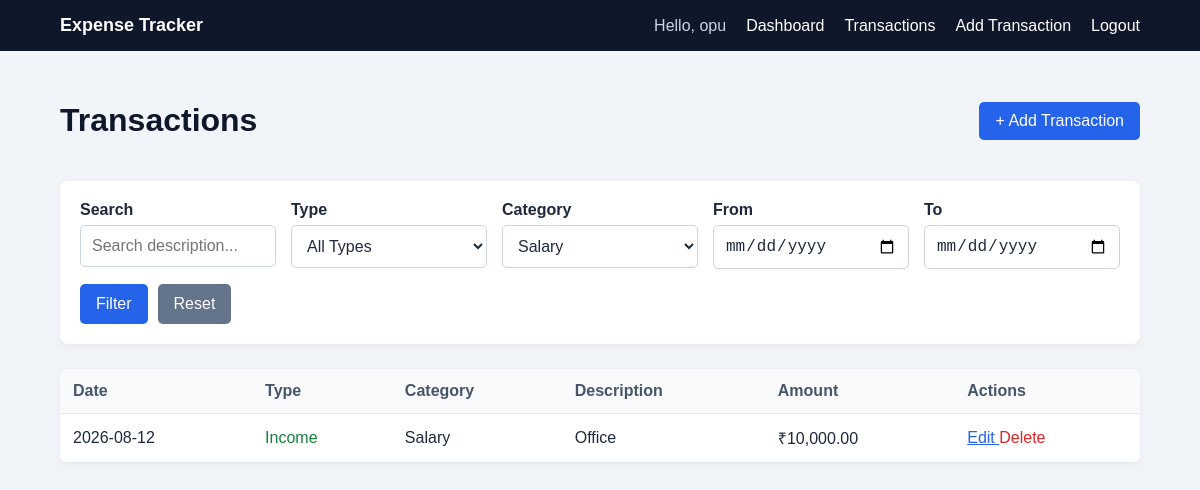
Page /transactions.php?category_id=1 (signed in) on the committed database.
### tables this page shows
CREATE TABLE `transactions` (
  `id` int(10) UNSIGNED NOT NULL,
  `user_id` int(10) UNSIGNED NOT NULL,
  `category_id` int(10) UNSIGNED NOT NULL,
  `type` enum('income','expense') NOT NULL,
  `amount` decimal(10,2) NOT NULL,
  `description` varchar(255) DEFAULT NULL,
  `transaction_date` date NOT NULL,
  `created_at` timestamp NOT NULL DEFAULT current_timestamp()
);

CREATE TABLE `categories` (
  `id` int(10) UNSIGNED NOT NULL,
  `name` varchar(50) NOT NULL
);

### transactions.php (the view, shortened to what this page needs)
<?php
require_once "config/db.php";
$search = trim($_GET["search"] ?? "");
$categoryId = (int) ($_GET["category_id"] ?? 0);
$fromDate = $_GET["from_date"] ?? "";
$toDate = $_GET["to_date"] ?? "";
$categoryStmt = $pdo->query(
    "SELECT id, name
     FROM categories
     ORDER BY name ASC"
);
$categories = $categoryStmt->fetchAll(PDO::FETCH_ASSOC);
$sql = "
    SELECT
        transactions.id,
        transactions.type,
        transactions.amount,
        transactions.description,
        transactions.transaction_date,
        categories.name AS category_name
    FROM transactions
    INNER JOIN categories
        ON transactions.category_id = categories.id
    WHERE transactions.user_id = ?
";
$params = [
    $_SESSION["user_id"]
];
if ($categoryId > 0) {
    $sql .= "
        AND transactions.category_id = ?
    ";
    $params[] = $categoryId;
}
$sql .= "
    ORDER BY
        transactions.transaction_date DESC,
        transactions.id DESC
";
$stmt = $pdo->prepare($sql);
$stmt->execute($params);
$transactions = $stmt->fetchAll(PDO::FETCH_ASSOC);
function e($value): string
{
    return htmlspecialchars(
        (string) $value,
        ENT_QUOTES,
        "UTF-8"
    );
}
?>
<!DOCTYPE html>
<html lang="en">
<head>
    <link
        rel="stylesheet"
        href="css/style.css"
    >
</head>
<body>
<?php require "includes/navbar.php"; ?>
<main class="container">
    <div class="page-header">
        <h1>Transactions</h1>
        <a
            href="add_transaction.php"
            class="button-link"
        >
            + Add Transaction
        </a>
    </div>
    <form
        method="GET"
        action="transactions.php"
        class="filter-form"
    >
        <div>
            <label for="search">
                Search
            </label>
            <input
                type="text"
                id="search"
                name="search"
                placeholder="Search description..."
                value="<?= e($search) ?>"
            >
        </div>
        <div>
            <label for="filter_type">
                Type
            </label>
            <select
                id="filter_type"
                name="type"
            >
                <option value="">
                    All Types
                </option>
            </select>
        </div>
        <div>
            <label for="filter_category">
                Category
            </label>
            <select
                id="filter_category"
                name="category_id"
            >
                <?php foreach ($categories as $category): ?>
                    <option
                        value="<?= (int) $category["id"] ?>"
                        <?= $categoryId === (int) $category["id"]
                            ? "selected"
                            : "" ?>
                    >
                        <?= e($category["name"]) ?>
                    </option>
                <?php endforeach; ?>
            </select>
        </div>
        <div>
            <label for="from_date">
                From
            </label>
            <input
                type="date"
                id="from_date"
                name="from_date"
                value="<?= e($fromDate) ?>"
            >
        </div>
        <div>
            <label for="to_date">
                To
            </label>
            <input
                type="date"
                id="to_date"
                name="to_date"
                value="<?= e($toDate) ?>"
            >
        </div>
        <div class="filter-actions">
            <button type="submit">
                Filter
            </button>
            <a
                href="transactions.php"
                class="reset-button"
            >
                Reset
            </a>
        </div>
    </form>
    <?php if (empty($transactions)): ?>
        <p>
            No transactions found.
        </p>
    <?php else: ?>
        <div class="table-wrapper">
            <table>
                <thead>
                    <tr>
                        <th>Date</th>
                        <th>Type</th>
                        <th>Category</th>
                        <th>Description</th>
                        <th>Amount</th>
                        <th>Actions</th>
                    </tr>
                </thead>
                <tbody>
                <?php foreach ($transactions as $transaction): ?>
                    <tr>
                        <td>
                            <?= e($transaction["transaction_date"]) ?>
                        </td>
                        <td>
                            <span class="<?= e($transaction["type"]) ?>">
                                <?= e(ucfirst($transaction["type"])) ?>
                            </span>
                        </td>
                        <td>
                            <?= e($transaction["category_name"]) ?>
                        </td>
                        <td>
                            <?php if (
                                isset($transaction["description"]) &&
                                trim($transaction["description"]) !== ""
                            ): ?>
                                <?= e($transaction["description"]) ?>
                            <?php else: ?>
                                —
                            <?php endif; ?>
                        </td>
                        <td>
                            ₹<?= number_format(
                                (float) $transaction["amount"],
                                2
                            ) ?>
                        </td>
                        <td>
                            <a
                                href="edit_transaction.php?id=<?= (int) $transaction["id"] ?>"
                            >
                                Edit
                            </a>
                            <form
                                method="POST"
                                action="delete_transaction.php"
                                class="inline-form delete-form"
                            >
                                <button
                                    type="submit"
                                    class="delete-button"
                                >
                                    Delete
                                </button>
                            </form>
                        </td>
                    </tr>
                <?php endforeach; ?>
                </tbody>
            </table>
        </div>
    <?php endif; ?>
</main>
</body>
</html>

### css/style.css (style rules this page uses)
* { box-sizing: border-box; }
html { font-size: 16px; }
body { margin: 0; font-family: Arial, Helvetica, sans-serif; background: #f1f5f9; color: #1e293b; }
a { color: #2563eb; }
h1, h2, h3 { color: #0f172a; }
.container { width: 90%; max-width: 1100px; margin: 30px auto; }
label { display: block; margin-top: 15px; margin-bottom: 6px; font-weight: bold; }
input, select, textarea { width: 100%; padding: 11px; border: 1px solid #cbd5e1; border-radius: 5px; background: white; color: #1e293b; font-size: 16px; }
button { width: 100%; margin-top: 20px; padding: 11px 16px; border: none; border-radius: 5px; background: #2563eb; color: white; font-size: 16px; cursor: pointer; }
.button-link { display: inline-block; padding: 10px 16px; background: #2563eb; color: white; border-radius: 5px; text-decoration: none; }
.income { color: #15803d; }
.page-header { display: flex; justify-content: space-between; align-items: center; gap: 20px; margin-bottom: 20px; }
.table-wrapper { overflow-x: auto; background: white; border-radius: 8px; box-shadow: 0 2px 8px rgba(0, 0, 0, 0.05); }
table { width: 100%; border-collapse: collapse; }
th, td { padding: 13px; border-bottom: 1px solid #e2e8f0; text-align: left; white-space: nowrap; }
th { background: #f8fafc; color: #475569; }
.filter-form { display: grid; grid-template-columns: repeat(5, minmax(0, 1fr)); gap: 15px; margin-bottom: 25px; padding: 20px; background: white; border-radius: 8px; box-shadow: 0 2px 8px rgba(0, 0, 0, 0.05); }
.filter-form label { margin-top: 0; }
.filter-actions { display: flex; align-items: end; gap: 10px; }
.filter-actions button { width: auto; margin: 0; }
.reset-button { display: inline-block; padding: 11px 16px; background: #64748b; color: white; border-radius: 5px; text-decoration: none; }
.inline-form { display: inline; }
.inline-form button { width: auto; }
.delete-button { margin: 0; padding: 0; background: none; color: #dc2626; font-size: inherit; }

### rows in the picture
transactions: transaction_date "2026-08-12", type "Income", category.name "Salary", description "Office", amount "10,000.00"

### other values in the picture
$_SESSION["user_name"] "opu"
form field category_id "Salary"
